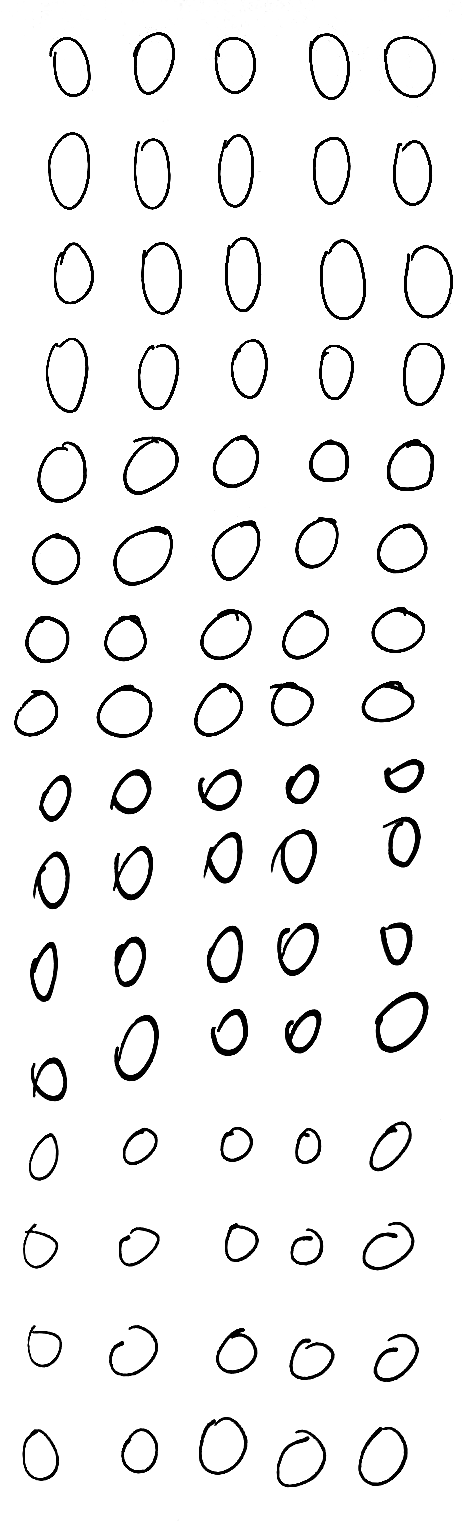
#> input picture MICS_MNIST/pictures/0_final.png, 462 x 1530 px, found by its file name; its folder holds 4 pictures in this run
$ python split.py   (Python 2 division)
#> lines starting #> are read from the running program, lines starting #| are printed output that depends on the picture; after the words box and inside, x2 and y2 are one past the last pixel; in counts of white or black regions, pixels touching at a corner belong together
#read image with numpy

import numpy as np
import os
import cv2


for k in range(10):

    path = f'MICS_MNIST/pictures/{k}_final.png'
    img = np.array(cv2.imread(path,0))
#> img is the input picture: shape (1530, 462); min 0, max 255, mean 240.3
    #get black components in image
    ret,thresh = cv2.threshold(img,200,255,0)
#> thresh: shape (1530, 462); 93.9% white; 80 black regions
    contours, hierarchy = cv2.findContours(thresh, cv2.RETR_TREE, cv2.CHAIN_APPROX_SIMPLE)
#> contours = 151 contours, 3 with area under 20; largest, box (x1, y1, x2, y2) and area: (0, 0, 462, 1530) 704869, (319, 238, 367, 321) 3076, (112, 525, 174, 587) 2718, (47, 131, 91, 211) 2665, (383, 35, 437, 99) 2608

    for i, contour in enumerate(contours[1:]):
        x,y,w,h = cv2.boundingRect(contour)
        # print(x,y,w,h)
        s = max(w,h)+6
        cx = x + w//2
        cy = y + h//2
        x = cx - s//2-1
        y = cy - s//2-1
        splitted_img = img[y:y+s+2, x:x+s+2]
        #add padding
        padding = 1+s//20
        splitted_img = cv2.copyMakeBorder(splitted_img, padding,padding,padding,padding, cv2.BORDER_CONSTANT, value=[255,255,255])
        #resize to 35x35
        splitted_img = cv2.resize(splitted_img, (35, 35))
        cv2.imwrite(f'MICS_MNIST/splitted/{k}_{i}.png', splitted_img)
#> this loop made 150 passes
#> (w, h, s, cx, cy, padding) on passes 1 to 12: (52, 60, 66, 301, 1458, 4), (39, 54, 60, 40, 1455, 4), (31, 46, 52, 40, 1455, 3), (39, 48, 54, 139, 1451, 3), (31, 39, 45, 139, 1450, 3), (52, 61, 67, 383, 1456, 4), (43, 52, 58, 382, 1456, 3), (51, 60, 66, 223, 1446, 4), (42, 52, 58, 223, 1446, 3), (48, 44, 54, 312, 1359, 3), (48, 50, 56, 396, 1358, 3), (44, 48, 54, 237, 1351, 3)
#> (contour, w, h, s, cx, cy) on pass 37: ([[118, 1052], [118, 1053]], 1, 2, 8, 118, 1053)
#> pass 1, `splitted_img = img[y:y+s+2, x:x+s+2]`:
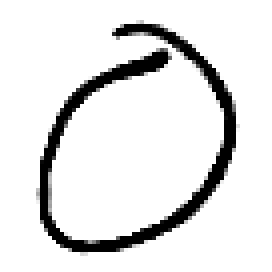
#> splitted_img: shape (68, 68) (shown 4 times larger); min 0, max 255, mean 227.2
#> pass 1, `splitted_img = cv2.copyMakeBorder(splitted_img, padding,padding,paddin..`:
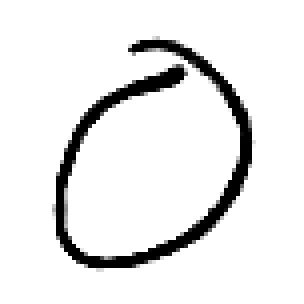
#> splitted_img: shape (76, 76) (shown 4 times larger); min 0, max 255, mean 232.7
#> pass 1, `splitted_img = cv2.resize(splitted_img, (35, 35))`:
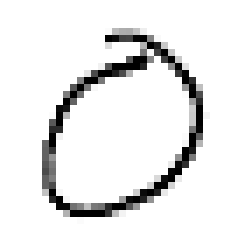
#> splitted_img: shape (35, 35) (shown 7 times larger); min 0, max 255, mean 232.5
#> pass 2, `splitted_img = img[y:y+s+2, x:x+s+2]`:
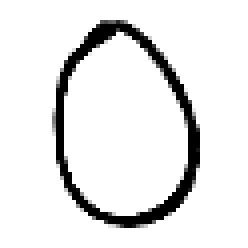
#> splitted_img: shape (62, 62) (shown 4 times larger); min 0, max 255, mean 231.2
#> pass 2 of the loop `for k in range(10):`:
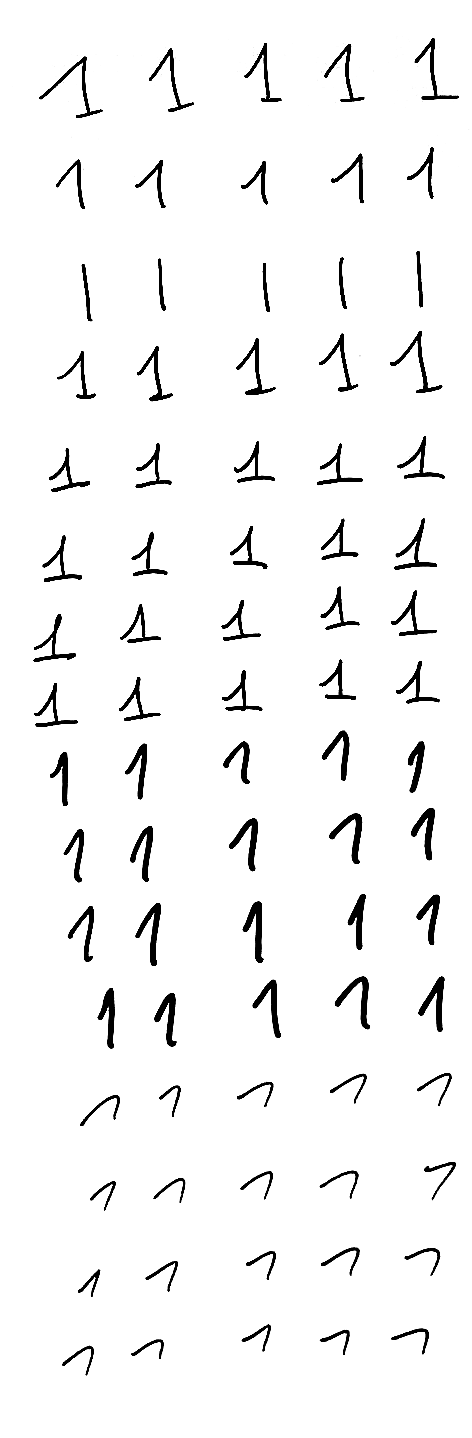
#> input picture MICS_MNIST/pictures/1_final.png, 472 x 1438 px, found by its file name
#> img is the input picture: shape (1438, 472); min 0, max 255, mean 244.7
#> thresh: shape (1438, 472); 95.8% white; 81 black regions (1 under 20 px)
#> contours = 82 contours, 1 with area under 20; largest, box (x1, y1, x2, y2) and area: (0, 0, 472, 1438) 676827, (241, 900, 265, 964) 658, (134, 902, 162, 967) 654, (334, 975, 371, 1031) 647, (417, 975, 446, 1033) 634
#> the loop `for i, contour in enumerate(contours[1:]):` made 81 passes
#> (w, h, s, cx, cy, padding) on passes 1 to 8: (34, 33, 40, 78, 1360, 3), (35, 22, 41, 147, 1349, 3), (32, 27, 38, 335, 1342, 2), (40, 29, 46, 410, 1341, 3), (32, 30, 38, 256, 1338, 2), (25, 30, 36, 89, 1283, 2), (35, 33, 41, 161, 1276, 3), (32, 31, 38, 261, 1265, 2)
#> pass 1, `splitted_img = cv2.resize(splitted_img, (35, 35))`:
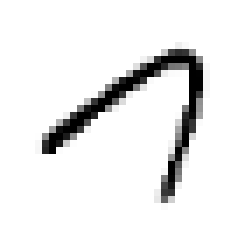
#> splitted_img: shape (35, 35) (shown 7 times larger); min 0, max 255, mean 235.5
#> pass 2, `splitted_img = img[y:y+s+2, x:x+s+2]`:
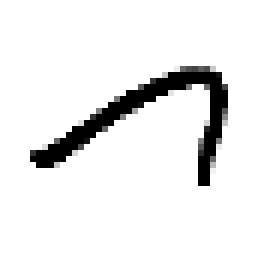
#> splitted_img: shape (43, 43) (shown 6 times larger); min 0, max 255, mean 234
#> pass 3 of the loop `for k in range(10):`:
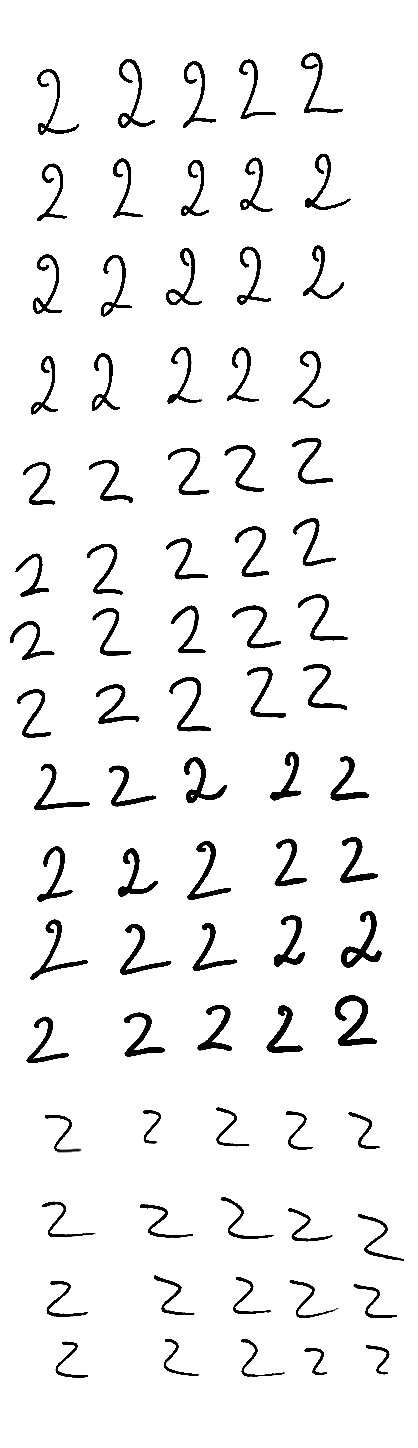
#> input picture MICS_MNIST/pictures/2_final.png, 418 x 1448 px, found by its file name
#> img is the input picture: shape (1448, 418); min 0, max 255, mean 241.5
#> thresh: shape (1448, 418); 94.6% white; 81 black regions (1 under 20 px), largest, box (x1, y1, x2, y2) and area: (335, 995, 377, 1046) 786, (341, 911, 382, 968) 730, (184, 757, 227, 803) 585
#> the loop `for i, contour in enumerate(contours[1:]):` made 93 passes
#> contour on pass 40: [[191, 795], [191, 796], [192, 795], [193, 795]]
#> pass 1, `splitted_img = cv2.resize(splitted_img, (35, 35))`:
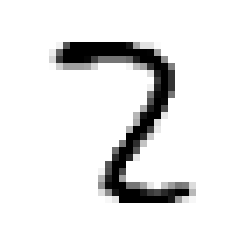
#> splitted_img: shape (35, 35) (shown 7 times larger); min 0, max 255, mean 231.3
#> pass 2, `splitted_img = img[y:y+s+2, x:x+s+2]`:
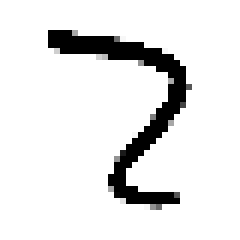
#> splitted_img: shape (40, 40) (shown 6 times larger); min 0, max 255, mean 229.3
#> (the run stopped early here; a loop or call above may not have finished)
